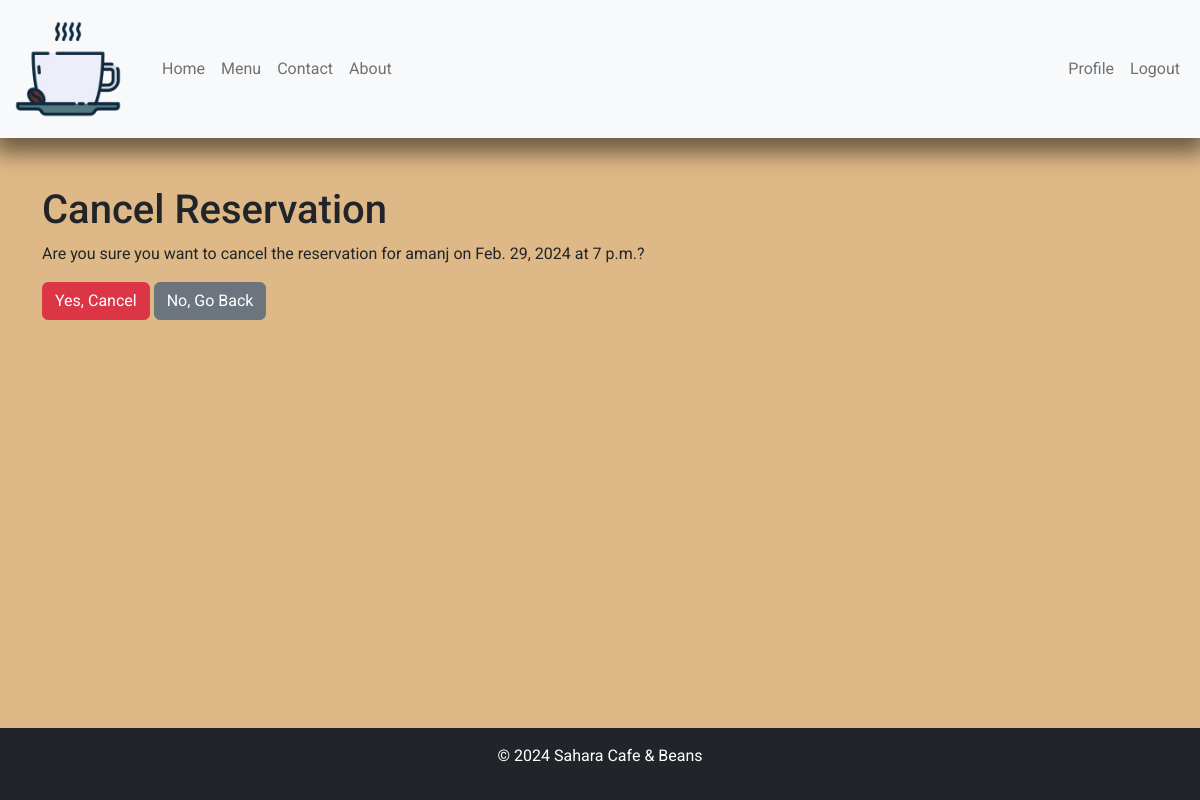
Page /reservations/cancel_reservation/54/ (signed in) on the committed database.
### reservations/models.py (models this page shows, shortened)
class Reservation(models.Model):
    user = models.ForeignKey(User, on_delete=models.CASCADE)
    date = models.DateField()
    time = models.TimeField(choices=times_for_reservation)
    number_of_guests = models.IntegerField(choices=numb_of_guest_choices)
    created_at = models.DateTimeField(auto_now_add=True)

### reservations/views.py (the view, shortened to what this page needs)
# urls.py: path('cancel_reservation/<int:reservation_id>/', views.cancel_reservation, name='cancel_reservation'),
@login_required
def cancel_reservation(request, reservation_id):
    reservation = get_object_or_404(Reservation, id=reservation_id, user=request.user)
    difference = (reservation.date - timezone.now().date()).days
    return render(request, 'reservations/cancel_reservation.html', {'reservation': reservation})

### reservations/templates/reservations/cancel_reservation.html (shortened to what this page needs)
{% extends 'base.html' %}
{% block content %}
<div class="container mt-5">
    <h1>Cancel Reservation</h1>
    <p>Are you sure you want to cancel the reservation for {{ reservation.user.username}} on {{reservation.date}} at {{ reservation.time}}?</p>
    <form method="post">
        <button type="submit" class="btn btn-danger">Yes, Cancel</button>
        <a href="{% url 'accounts:profile_detail' %}" class="btn btn-secondary">No, Go Back</a>
    </form>
</div>
{% endblock %}

### static/css/base.css (style rules this page uses)
:root { --font-primary: 'Roboto', sans-serif; --font-size-base: 16px; --font-size-small: 0.8rem; --font-size-large: 1.25rem; --main-color: #a0522d; --accent-color: #deb887; --background-color: #fffaf0; --box-shadow-color: 0px 10px 20px 5px rgba(0, 0, 0, 0.5); }
html, body { height: 100%; }
body { display: flex; flex-direction: column; font-family:var(--font-primary); }
h1, h2, h3, h4, h5, h6 { font-family: var(--font-size-base); }

### rows in the picture
Reservation: user.username "amanj", date "Feb. 29, 2024", time "7 p.m."
